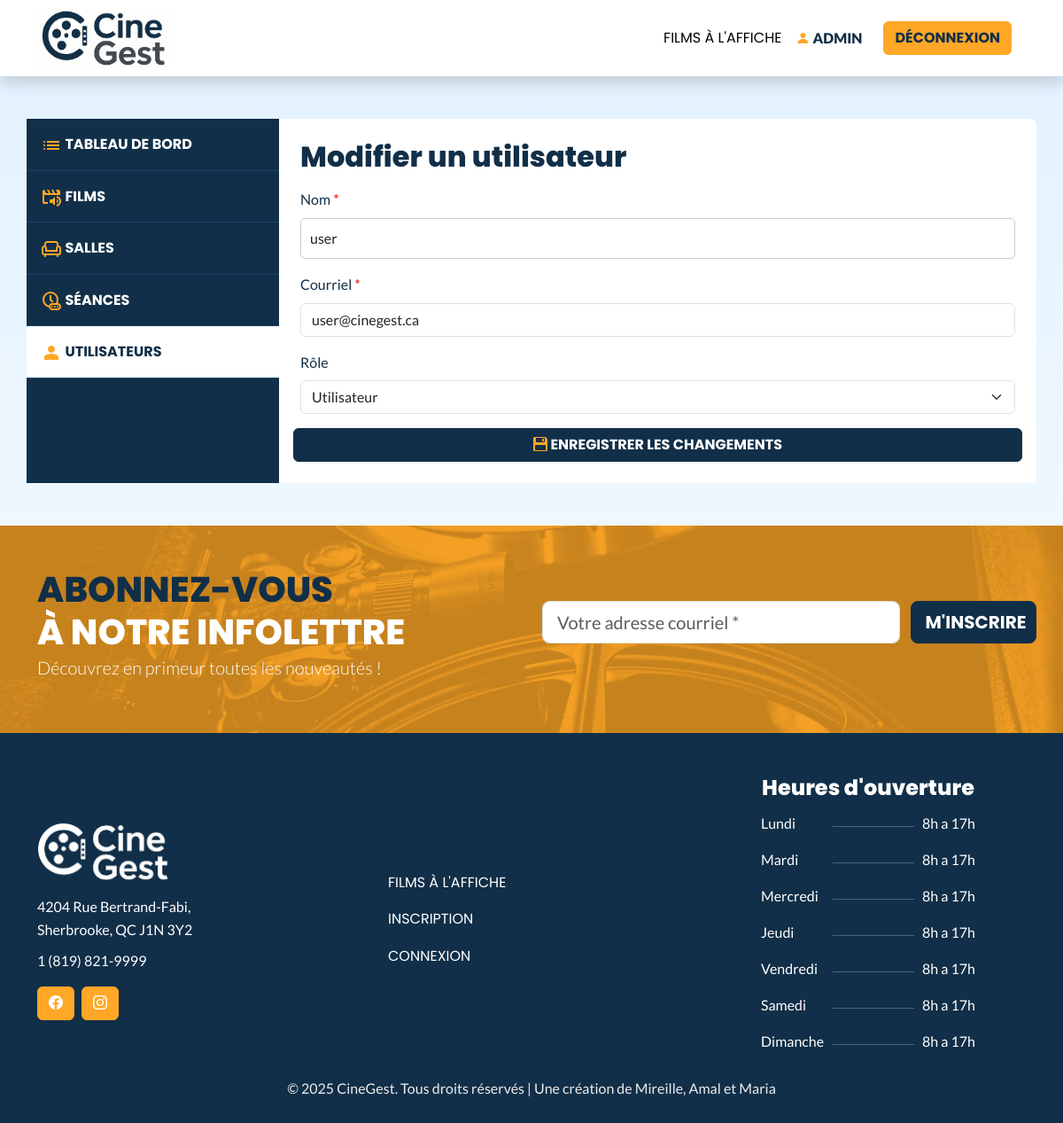
/public/index.php?action=user_edit&id=6 (signed in), run on the app's committed database.
### tables this page shows
CREATE TABLE `users` (
  `id` int(11) NOT NULL,
  `nom` varchar(255) NOT NULL,
  `courriel` varchar(255) NOT NULL,
  `password` varchar(255) NOT NULL,
  `role` enum('admin','user') NOT NULL DEFAULT 'user',
  `created_at` timestamp NOT NULL DEFAULT current_timestamp() ON UPDATE current_timestamp()
);

### public/index.php (called while the page is built, shortened)
<?php
require_once('../config/db.php');
require_once('../app/controllers/UsersController.php');
$action = $_GET['action'] ?? 'accueil';
$controller = null;
switch ($action) {
    case 'users':
    case 'user_create':
    case 'user_edit':
    case 'user_delete':
    case 'inscription':
        $controller = new UsersController($db);
        break;
}
$controller->handle($_GET);
?>

### app/models/User.php (called while the page is built, shortened)
<?php
class User {
    private $db;
    public function __construct($db) {
        $this->db = $db;
    }
    public function getUserById($id) {
        $stmt = $this->db->prepare("
            SELECT * FROM users WHERE id = :id
        ");
        $stmt->execute([':id' => $id]);
        return $stmt->fetch(PDO::FETCH_ASSOC);
    }
}

### app/views/user_edit.php (the view, shortened to what this page needs)
<?php require __DIR__ . '/layouts/header.php'; ?>
<div class="container py-5" data-bs-theme="light">
    <div class="row bg-white" style="border-radius:0.5em">
        <div class="col-lg-3 p-0 bg-secondary admin-dash-menu">
            <?php require __DIR__ . '/layouts/dashboard-menu.php'; ?>
        </div>
        <div class="col-lg-9 p-4 admin-dash">
            <h1 class="h2 mt-0 mb-3">Modifier un utilisateur</h1>
                    <form action="index.php?action=user_edit&id=<?= $user['id'] ?>" method="post" class="row g-3">
                        <div class="">
                            <label for="nom" class="form-label">Nom</label>
                            <input type="text" name="nom" id="nom" class="form-control m-0"
                                   value="<?= htmlspecialchars($user['nom']) ?>" required>
                        </div>
                        <div class="">
                            <label for="courriel" class="form-label">Courriel</label>
                            <input type="email" name="courriel" id="courriel" class="form-control m-0"
                                   value="<?= htmlspecialchars($user['courriel']) ?>" required>
                        </div>
                        <div class="">
                            <label for="role" class="form-label">Rôle</label>
                            <select name="role" id="role" class="form-select">
                                <option value="user"  <?= $user['role'] === 'user'  ? 'selected' : '' ?>>Utilisateur</option>
                            </select>
                        </div>
                    <button type="submit" class="btn btn-secondary">
                    <i class='bi bi-floppy2-fill text-primary'></i> Enregistrer les changements
                    </button>
                    </form>
        </div>
    </div>
</div>
<?php require __DIR__ . '/layouts/footer.php'; ?>

### public/css/style.css (style rules this page uses)
:root { --primary-font: 'Lato', sans-serif; --secondary-font: 'Poppins', sans-serif; --bs-primary: #ffa726; --bs-secondary: #112f48; --gradiant-soft-blue:linear-gradient(180deg, rgba(137, 202, 255, 0.25) 0%, rgba(250, 250, 250, 0.25) 100%); }
[data-bs-theme=light] { --bs-primary: #ffa726; --bs-primary-rgb: 255, 167, 38; --bs-secondary: #112f48; --bs-secondary-rgb: 17, 47, 72; --bs-dark: #112F48; --bs-dark-rgb: 17, 47, 72; --bs-link-color: #112F48; --bs-link-color-rgb: 17, 47, 72; --bs-link-hover-color:#ffa726; --bs-link-hover-color-rgb: 255, 167, 38; --bs-nav-link-hover-color:255, 167, 38; --bs-nav-link-color: #112F48; --bs-btn-bg: #ffa726; --bs-heading-color:#112F48; }
* { margin: 0; padding: 0; box-sizing: border-box; }
body { font-family: var(--primary-font); background: var(--gradiant-soft-blue); color: #112f48; line-height: 1.6; }
.h1, .h2, .h3, .h4, .h5, .h6, h1, h2, h3, h4, h5, h6 { font-weight:800; font-family:var(--secondary-font); }
.btn-secondary { background-color: var(--bs-secondary); border-color: var(--bs-secondary); color:#ffffff!important; text-transform:uppercase; font-weight:700; font-family:var(--secondary-font); }
form input[type="text"], form input[type="password"], form input[type="number"], form textarea { width: 100%; padding: 10px; margin-top: 5px; margin-bottom: 15px; border: 1px solid #ccc; border-radius: 5px; font-size: 1em; transition: border 0.3s; }
form button { background-color: var(--primary); color: #fff; border: none; padding: 12px 20px; font-size: 1em; border-radius: 5px; cursor: pointer; transition: background-color 0.3s; }
label.required:after { content: " *"; color: red; }

### data on the page
users: nom "user", courriel "user@cinegest.ca", role "Utilisateur"

### other printed values
$_SESSION['user']['nom'] "ADMIN"
